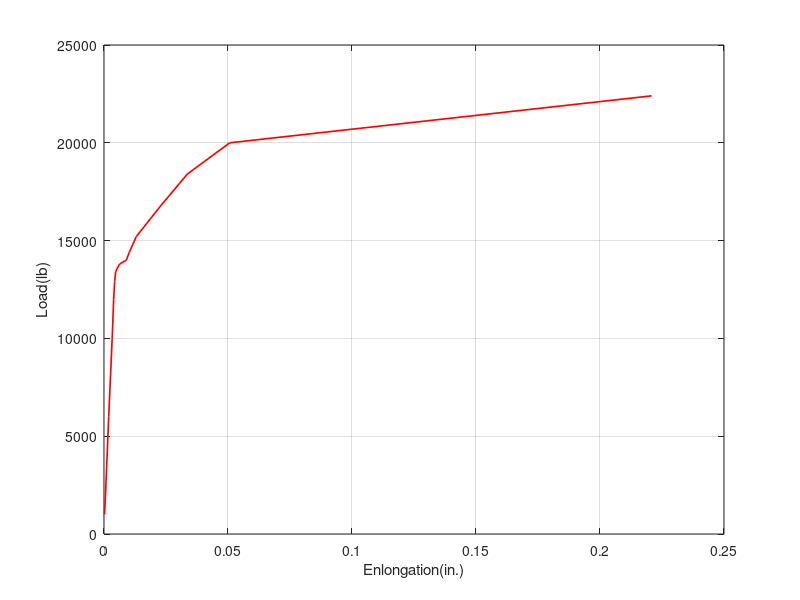
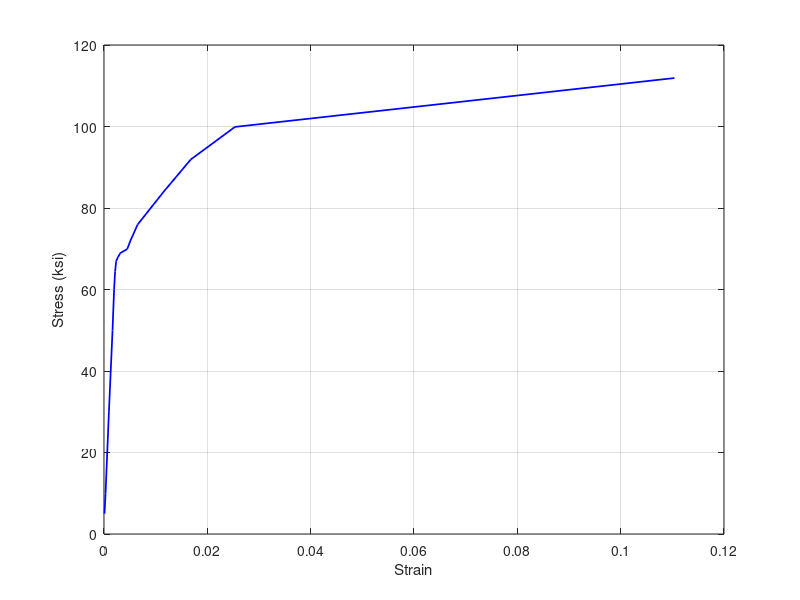

Write the MATLAB code that produced these figures, in order. (Note: this script raises an error after producing the figures.)
% MEM230 (Stress - Strain Problem)
loads = [1000, 2000, 6000, 10000, 12000, 12900, ...
              13400, 13600, 13800, 14000, 14400, 15200,...
               16800, 18400, 20000, 22400]; % lb
enlongation = [0.0002, 0.0006, 0.0019, ...
                       0.0033, 0.0039, 0.0043, ...
                       0.0047, 0.0054, 0.0063, ...
                       0.0090, 0.0102, 0.0130, ...
                       0.0230, 0.0336, 0.0507, 0.2208];
figure(3)
plot(enlongation, loads, 'Color', 'Red', 'LineWidth', 1.2)
grid on
xlabel('Enlongation(in.)');
ylabel('Load(lb)');
                 
initdiam = 0.505;
initgage = 2 ;
fingag = 0.12;
fdiam = 0.42;
initArea = (3.14/4) * (initdiam^2);
stress = (loads./initArea)./1000;
strain = enlongation./initgage;
figure(5)
plot(strain, stress, 'Color', 'Blue', 'LineWidth', 1.25);
grid on
xlabel('Strain');
ylabel('Stress (ksi)');             
Ymodulus = round((stress(2) - stress(1))/(strain(2)  - strain(1)),2);
text(0.5, 0.5, horzcat('E = ',num2str(Ymodulus)), 'units', 'normalized');
                 